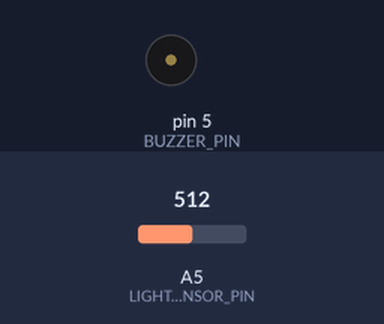
This sketch was run on a simulated Arduino Leonardo, built with avr-gcc and run on an emulated ATmega32U4. On the bench: buzzer (waves = sounding). The test bench sets the inputs (shaded band); at power-on: A5 (LIGHTSENSOR_PIN) = 512.

Above: at 1.2 s.
1.3 s: A5 (LIGHTSENSOR_PIN) set to 11
2.8 s: A5 (LIGHTSENSOR_PIN) set to 8
At 3.7 s:
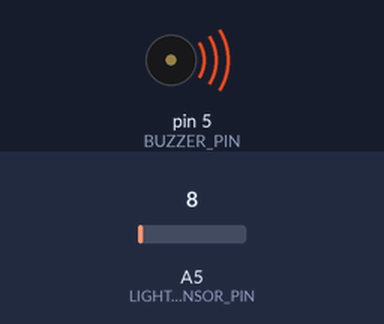
4.3 s: A5 (LIGHTSENSOR_PIN) set to 110
At 4.8 s:
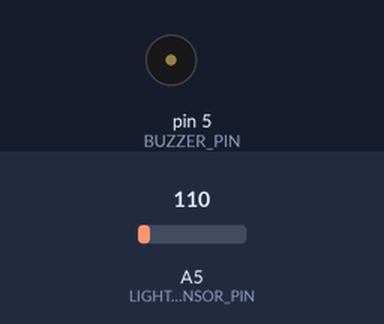
5.8 s: A5 (LIGHTSENSOR_PIN) set to 0
At 7.2 s:
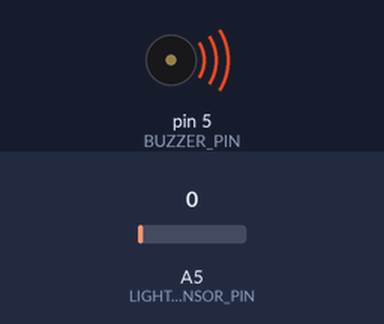
Timing chart, 0 to 8.3 s (numbered marks = the images above; inputs shaded):
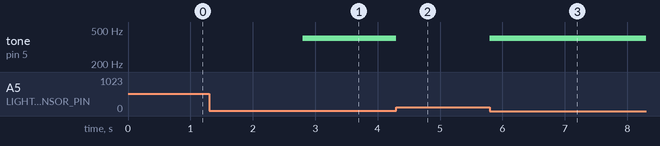

Measured:
- the behaviour switches between 10 and 9 on A5 (LIGHTSENSOR_PIN) (found by bisection; images 0 and 1)
- after the input at 1.3 s, every drawn part: stays the same
- after the input at 2.8 s, tone on pin 5 (BUZZER_PIN): silent → 400 Hz at once
- after the input at 4.3 s, tone on pin 5 (BUZZER_PIN): 400 Hz → silent at once
- after the input at 5.8 s, tone on pin 5 (BUZZER_PIN): silent → 400 Hz at once

The sketch:

Lesson-6.ino
```cpp
/*
    Name: Lesson-6

    Description:    Using the light sensor to make a beep from the speaker.

    Author: Brian Stouchko

    Date: 9/22/17

    Notes:  'tone()' generates a square wave of the specified frequency (and 50% duty cycle) on a pin.
            A duration can be specified, otherwise the wave continues until a call to noTone().
            The pin can be connected to a piezo buzzer or other speaker to play tones.


*/

// Include seperate libraries.  This is a bunch of functions someone else already did so we don't
// have to reinvent the wheel.
#include "Adafruit_CPlay_Speaker.h"

#define LIGHTSENSOR_PIN A5
#define BUZZER_PIN 5

Adafruit_CPlay_Speaker speaker;

float lightLevel =100;

/**
 *  The setup function runs first, one time only.
 *  This is where you put your initialization code.
 *
 *
 */
void setup() {
    pinMode(BUZZER_PIN, OUTPUT);

}


/**
 * The loop routine runs the main body of code.
 * It runs over and over forever.
 *
 * Put any code you want to repeat here.
 *
 */
void loop() {
    lightLevel =analogRead(LIGHTSENSOR_PIN);

    // The max value from the analogRead is 1023.
    if( lightLevel < 10 ){  // only a little bit of light.
        tone(BUZZER_PIN, 400);
    }
    else{
        noTone(BUZZER_PIN);
    }


}
```

Adafruit_CPlay_Speaker.cpp
```cpp
// Adafruit Circuit Playground speaker library
// by Phil Burgess / Paint Your Dragon.

#include <Arduino.h>
#include "Adafruit_CPlay_Speaker.h"

// -------------------------------------------------------------------------

// Sets up Circuit Playground speaker for PWM audio output: enables 48 KHz
// high-speed PWM mode, configures Timer/Counter 4, sets PWM duty cycle to
// 50% (speaker idle position).

void Adafruit_CPlay_Speaker::begin(void) {
  // Set up Timer4 for fast PWM on !OC4A
  PLLFRQ  = (PLLFRQ & 0xCF) | 0x30;   // Route PLL to async clk
  TCCR4A  = _BV(COM4A0) | _BV(PWM4A); // Clear on match, PWMA on
  TCCR4B  = _BV(PWM4X)  |_BV(CS40);   // PWM invert, 1:1 prescale
  TCCR4D  = 0;                        // Fast PWM mode
  TCCR4E  = 0;                        // Not enhanced mode
  TC4H    = 0;                        // Not 10-bit mode
  DT4     = 0;                        // No dead time
  OCR4C   = 255;                      // TOP
  OCR4A   = 127;                      // 50% duty (idle position) to start
  started = true;
  pinMode(5, OUTPUT);                // Enable output
}

// -------------------------------------------------------------------------

// Turns off PWM output to the speaker.

void Adafruit_CPlay_Speaker::end(void) {
  pinMode(5, INPUT);
  TCCR4A  = 0; // PWMA off
  started = false;
}

// -------------------------------------------------------------------------

// Sets speaker position (0-255; 127=idle), enables PWM output if needed.

void Adafruit_CPlay_Speaker::set(uint8_t value) {
  if(!started) begin();
  TCCR4A = value;
}

// -------------------------------------------------------------------------

// Plays digitized 8-bit audio from a PROGMEM (flash memory) buffer.  Maybe
// 1-3 seconds tops depending on sampling rate (e.g. 8000 Hz data =
// 8 Kbytes/second).  Max ~20K space avail on Circuit Playground.
// This function currently "blocks" -- it will not play sounds in the
// background while other code runs.

void Adafruit_CPlay_Speaker::playSound(
  const uint8_t *data, uint16_t bytesToGo, uint16_t sampleRate) {

  if(sampleRate < 7620) sampleRate = 7620; // Because 8-bit delay counter

  uint8_t interval = (F_CPU / 4 + sampleRate / 2) / sampleRate - 6,
          x, counter;

  if(!started) begin();

  // Trying cycle counting here (instead of interrupt) to avoid ISR
  // conflicts (some sketches may need their own timers or related
  // interrupts -- a precious resource!).  Could also try this using
  // micros(), but that might lack adequate resolution.
  asm volatile(
   "movw   r30         , %[data]"     "\n\t" // Z = data
   "audioSampleLoop:"
    "lpm   %[x]        , Z+"          "\n\t" // x = pgm_read_byte(data++)
    "sts   %[pwmReg]   , %[x]"        "\n\t" // OCR4A = x
    "mov   %[counter]  , %[interval]" "\n\t" // counter = interval
    "audioDelayLoop:"                 "\n\t"
     "nop"                            "\n\t"
     "dec  %[counter]"                "\n\t" // counter--
     "brne audioDelayLoop"            "\n\t" // if(counter) goto audioDelay
    "sbiw  %[bytesToGo], 1"           "\n\t" // bytesToGo--
    "brne  audioSampleLoop"           "\n"   // if(bytesToGo) goto audioSample
   : [x]         "+r" (x),
     [counter]   "+r" (counter),
     [bytesToGo] "+w" (bytesToGo)
   : [data]       "e" (data),
     [pwmReg]     "M" (_SFR_ADDR(OCR4A)),
     [interval]   "r" (interval)
   : "r30", "r31" ); // Z is clobbered

  OCR4A = 127; // Idle position for next sound
}
```

Adafruit_CPlay_Speaker.h
```cpp
// Adafruit Circuit Playground speaker library
// by Phil Burgess / Paint Your Dragon.

#ifndef ADAFRUIT_CPLAY_SPEAKER_H
#define ADAFRUIT_CPLAY_SPEAKER_H

#include <Arduino.h>

class Adafruit_CPlay_Speaker {
 public:
  Adafruit_CPlay_Speaker(void) { started = false; };
  void begin(void),
       end(void),
       set(uint8_t value),
       playSound(const uint8_t *data, uint16_t length, uint16_t sampleRate),
       say(const uint8_t *address);

 private:
  boolean started;
};

#endif // ADAFRUIT_CPLAY_SPEAKER_H
```
